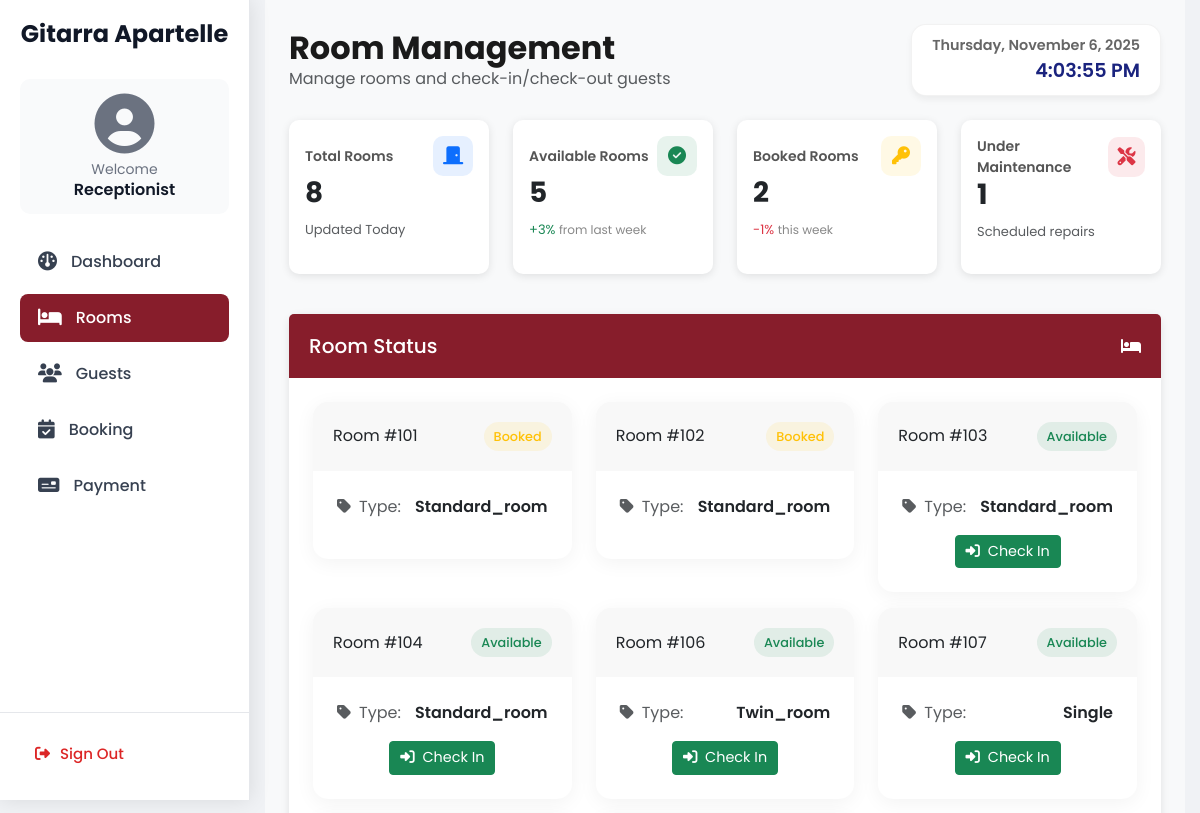
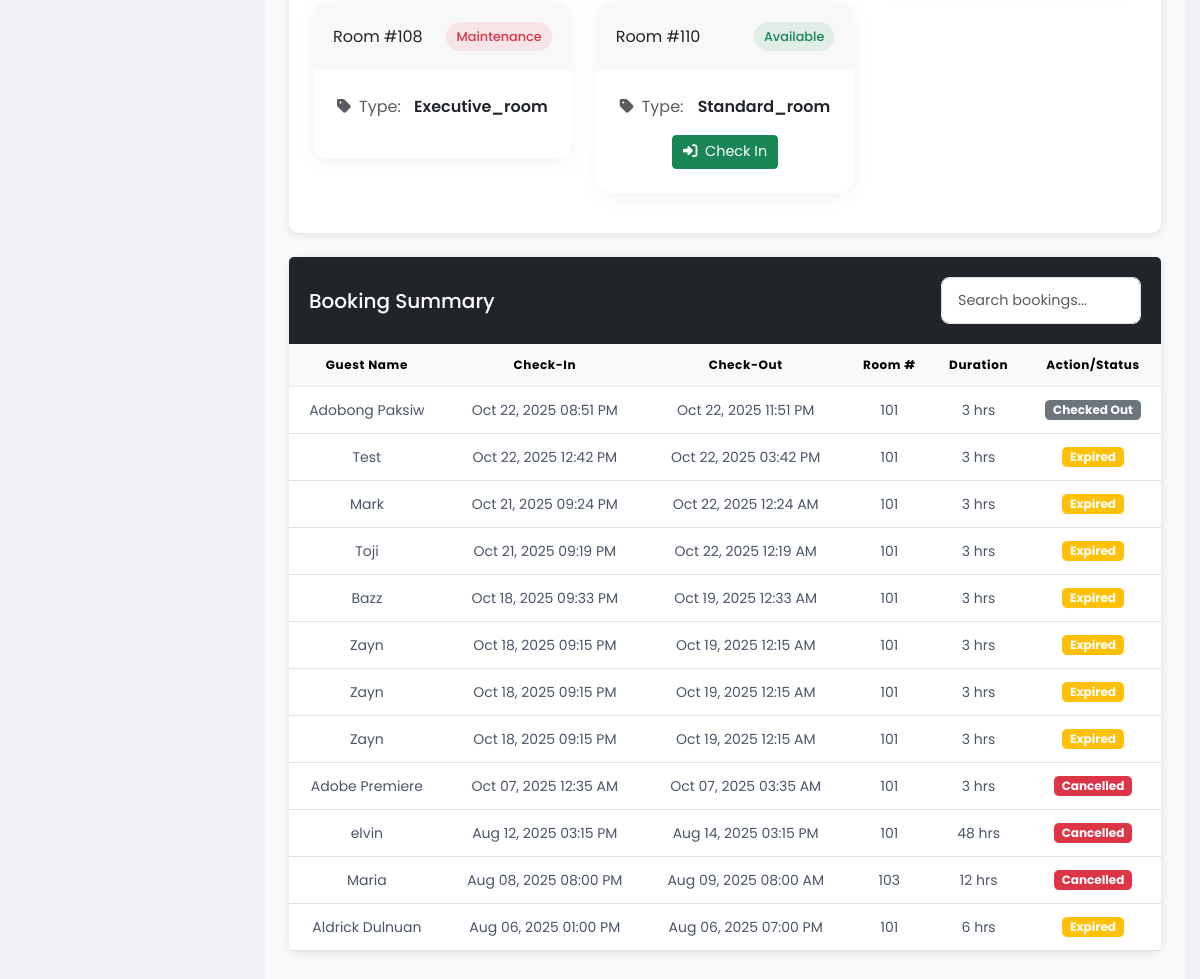
The app's page /receptionist-room.php, older data (2 pictures, top to bottom).
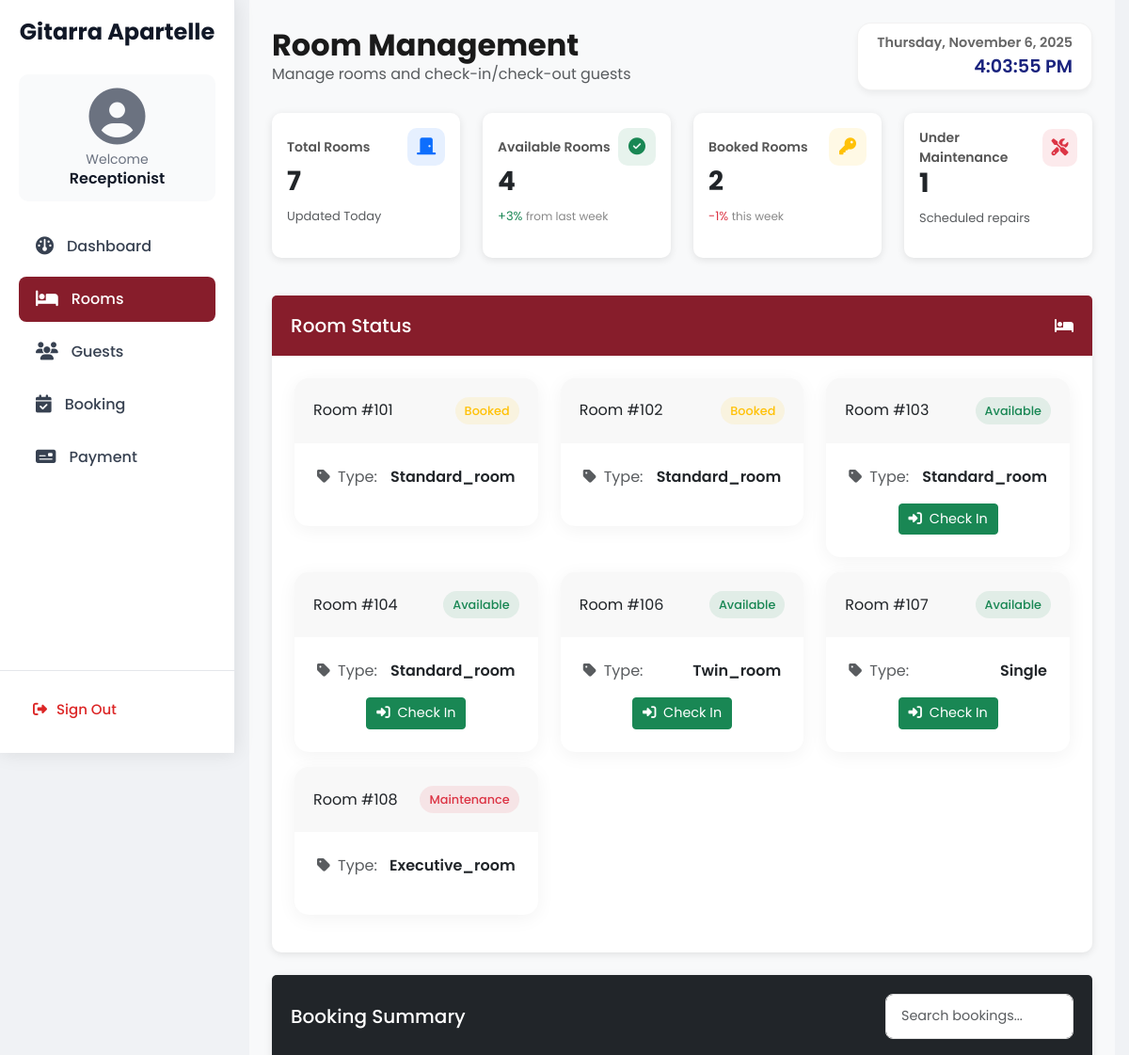
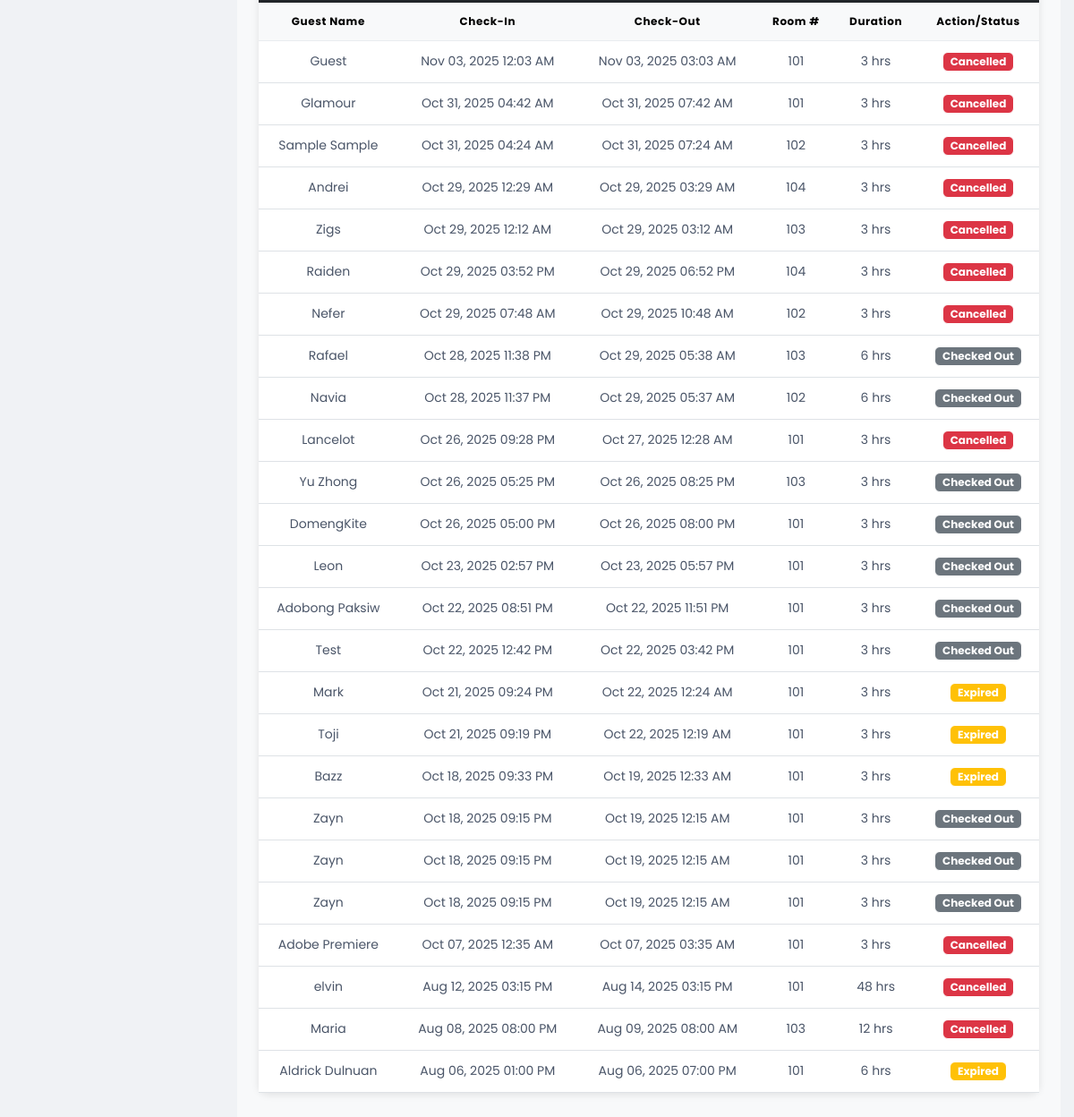
The same page, newer data (2 pictures, top to bottom).
### tables this page shows
CREATE TABLE `rooms` (
  `id` int NOT NULL,
  `room_number` int NOT NULL,
  `room_type` enum('single','twin_room','standard_room','studio','suite','queen_room','executive_room','suites','accessible_room','hollywood_twin_room','king_room','studio_hotel_rooms','villa','double_hotel_rooms','honeymoon_suite','penthouse_suite','single_hotel_rooms','adjoining_room','presidential_suite','connecting_rooms','quad_room','deluxe_room','double_room','triple_room') NOT NULL,
  `status` enum('available','booked','occupied','maintenance') NOT NULL DEFAULT 'available',
  `created_at` timestamp NULL DEFAULT CURRENT_TIMESTAMP,
  `updated_at` timestamp NULL DEFAULT CURRENT_TIMESTAMP ON UPDATE CURRENT_TIMESTAMP,
  `price_3hrs` decimal(10,2) NOT NULL DEFAULT '0.00',
  `price_6hrs` decimal(10,2) NOT NULL DEFAULT '0.00',
  `price_12hrs` decimal(10,2) NOT NULL DEFAULT '0.00',
  `price_24hrs` decimal(10,2) NOT NULL DEFAULT '0.00',
  `price_ot` decimal(10,2) NOT NULL DEFAULT '0.00',
  `is_archived` tinyint(1) DEFAULT '0',
  `archived_at` datetime DEFAULT NULL
);

CREATE TABLE `bookings` (
  `id` int NOT NULL,
  `guest_name` varchar(100) DEFAULT NULL,
  `email` varchar(255) DEFAULT NULL,
  `address` text,
  `telephone` varchar(20) DEFAULT NULL,
  `age` int DEFAULT NULL,
  `num_people` int DEFAULT NULL,
  `room_number` varchar(10) DEFAULT NULL,
  `duration` varchar(10) DEFAULT NULL,
  `payment_mode` varchar(10) DEFAULT NULL,
  `reference_number` varchar(50) DEFAULT NULL,
  `booking_token` varchar(20) DEFAULT NULL,
  `amount_paid` double DEFAULT NULL,
  `total_price` double DEFAULT NULL,
  `change_amount` double DEFAULT NULL,
  `start_date` datetime DEFAULT NULL,
  `end_date` datetime DEFAULT NULL,
  `status` varchar(20) NOT NULL DEFAULT 'upcoming',
  `created_at` timestamp NULL DEFAULT CURRENT_TIMESTAMP,
  `cancellation_reason` text,
  `cancelled_by` int DEFAULT NULL,
  `cancelled_at` datetime DEFAULT NULL
);

### receptionist-room.php (the view, shortened to what the rows shown need)
<?php
require_once 'database.php';
$conn->query("
    UPDATE rooms r
    LEFT JOIN (
        SELECT room_number, check_out_date, status
        FROM (
            SELECT room_number, check_out_date, status,
                   ROW_NUMBER() OVER (
                       PARTITION BY room_number
                       ORDER BY
                           CASE
                               WHEN status = 'checked_in' AND check_in_date <= NOW() AND check_out_date > NOW() THEN 1
                               WHEN status = 'scheduled' AND check_in_date <= NOW() AND check_out_date > NOW() THEN 2
                               ELSE 3
                           END,
                           check_in_date ASC
                   ) as rn
            FROM checkins
            WHERE status IN ('checked_in', 'scheduled')
              AND check_in_date <= NOW()
              AND check_out_date > NOW()
        ) ranked
        WHERE rn = 1
    ) c ON r.room_number = c.room_number
    SET r.status = CASE
        WHEN c.status = 'checked_in' THEN 'booked'
        WHEN c.status = 'scheduled' THEN 'booked'
        ELSE 'available'
    END
    WHERE r.status != 'maintenance'
");
$conn->query("
    UPDATE checkins
    SET status = 'checked_out'
    WHERE status IN ('checked_in', 'scheduled')
      AND check_out_date <= NOW()
      AND id NOT IN (
          SELECT id FROM (
              SELECT MIN(id) as id
              FROM checkins
              WHERE status = 'scheduled'
                AND check_in_date > NOW()
              GROUP BY room_number, guest_name
          ) future_bookings
      )
");
$expiredRooms = $conn->query("
    SELECT r.room_number
    FROM rooms r
    LEFT JOIN (
        SELECT room_number
        FROM checkins
        WHERE status IN ('checked_in', 'scheduled')
          AND check_in_date <= NOW()
          AND check_out_date > NOW()
        GROUP BY room_number
    ) c ON r.room_number = c.room_number
    WHERE r.status = 'booked'
      AND c.room_number IS NULL
");
while ($room = $expiredRooms->fetch_assoc()) {
    $room_number = (int)$room['room_number'];
    $conn->query("UPDATE rooms SET status = 'available' WHERE room_number = $room_number");
}
$allRoomsQuery = "
    SELECT r.room_number, r.room_type, r.status,
        c.check_out_date,
        c.checkin_status,
        c.guest_name,
        c.checkin_id,
        c.stay_duration,
        c.last_modified
    FROM rooms r
    LEFT JOIN (
        SELECT
            id as checkin_id,
            room_number,
            check_out_date,
            status as checkin_status,
            guest_name,
            stay_duration,
            last_modified,
            ROW_NUMBER() OVER (
                PARTITION BY room_number
                ORDER BY
                    CASE
                        WHEN status = 'checked_in' AND check_in_date <= NOW() AND check_out_date > NOW() THEN 1
                        WHEN status = 'scheduled' AND check_in_date <= NOW() AND check_out_date > NOW() THEN 2
                        ELSE 3
                    END,
                    last_modified DESC,  -- ✅ FIX: Prioritize most recently modified booking
                    check_in_date ASC
            ) as rn
        FROM checkins
        WHERE status IN ('checked_in', 'scheduled')
          AND check_in_date <= NOW()
          AND check_out_date > NOW()
    ) c ON r.room_number = c.room_number AND c.rn = 1
    ORDER BY r.room_number ASC
";
$resultRooms = $conn->query($allRoomsQuery);
?>
<!DOCTYPE html>
<html lang="en">
<head>
    <link href="https://cdn.jsdelivr.net/npm/bootstrap@5.3.0/dist/css/bootstrap.min.css" rel="stylesheet">
    <link rel="stylesheet" href="https://cdnjs.cloudflare.com/ajax/libs/font-awesome/6.4.2/css/all.min.css">
    <link href="https://cdn.datatables.net/1.11.5/css/dataTables.bootstrap5.min.css" rel="stylesheet">
    <link href="style.css" rel="stylesheet">
</head>
<body>
<div class="content p-4">
    <div class="d-flex justify-content-between align-items-center mb-4">
        <div>
            <h2 class="fw-bold mb-0">Room Management</h2>
        </div>
    </div>
    <div class="card mb-4">
        <div class="card-body">
            <div class="row">
                <?php while ($room = $resultRooms->fetch_assoc()):
    $hasActiveCheckin = !empty($room['check_out_date']) && !empty($room['checkin_status']);
?>
                    <div class="col-md-4 mb-3">
                        <div class="card room-card <?= $room['status'] ?>"
                            onclick="cardClicked(event, <?= $room['room_number']; ?>, '<?= $room['status'] ?>')">
                            <div class="card-header d-flex justify-content-between align-items-center">
                                <div class="d-flex flex-column">
                                    <span>Room #<?= htmlspecialchars($room['room_number']); ?></span>
                                </div>
                                <span class="status-badge status-<?= $room['status'] ?>"><?= ucfirst($room['status']) ?></span>
                            </div>
                            <div class="card-body">
                                <div class="d-flex justify-content-between align-items-center mb-3">
                                    <span class="text-muted"><i class="fas fa-tag me-2"></i>Type:</span>
                                    <span class="fw-semibold"><?= ucfirst($room['room_type']) ?></span>
                                </div>
                                <?php if ($hasActiveCheckin): ?>
                                    <div class="d-flex justify-content-between align-items-center mb-3">
                                        <span class="text-muted"><i class="fas fa-clock me-2"></i>Time Left:</span>
                                        <span class="countdown-timer" data-room="<?= $room['room_number']; ?>" data-checkout="<?= $room['check_out_date']; ?>">Loading...</span>
                                    </div>
                                    <div class="d-flex justify-content-between mt-3">
                                        <form method="POST" action="receptionist-room.php" class="d-inline extend-form">
                                        <input type="hidden" name="room_number" value="<?= $room['room_number']; ?>">
                                        <input type="hidden" name="extend" value="1">
                                        <button type="submit" class="btn btn-sm btn-warning">
                                            <i class="fas fa-clock me-1"></i> Extend
                                        </button>
                                        </form>
                                        <form method="POST" action="receptionist-room.php" class="d-inline checkout-form">
                                        <input type="hidden" name="room_number" value="<?= $room['room_number']; ?>">
                                        <input type="hidden" name="checkout" value="1">
                                        <button type="submit" class="btn btn-sm btn-danger">
                                            <i class="fas fa-sign-out-alt me-1"></i> Check Out
                                        </button>
                                        </form>
                                    </div>
                                <?php elseif ($room['status'] === 'available'): ?>
                                    <div class="d-flex justify-content-center mt-3">
                                        <a href="check-in.php?room_number=<?= $room['room_number']; ?>" class="btn btn-sm btn-success">
                                            <i class="fas fa-sign-in-alt me-1"></i> Check In
                                        </a>
                                    </div>
                                <?php endif; ?>
                            </div>
                        </div>
                    </div>
                <?php endwhile; ?>
            </div>
        </div>
    </div>
<div class="card mb-4">
    <div class="card-body p-0">
        <div class="table-responsive">
            <table id="bookingSummaryTable" class="table table-hover mb-0">
                <thead class="table-light">
                    <tr>
                        <th>Guest Name</th>
                        <th>Check-In</th>
                        <th>Check-Out</th>
                        <th>Room #</th>
                        <th>Duration</th>
                        <th>Action/Status</th>
                    </tr>
                </thead>
<tbody>
<?php
    $summary_result = $conn->query("
        SELECT
            b.guest_name,
            b.start_date,
            b.end_date,
            b.room_number,
            b.duration,
            b.num_people,
            b.status,
            b.created_at,
            r.status AS room_status,
            CASE
                WHEN b.status NOT IN ('cancelled','completed')
                     AND r.status = 'available' THEN 0 -- highest priority (for check-in)
                ELSE 1
            END AS checkin_priority
        FROM bookings b
        LEFT JOIN rooms r ON b.room_number = r.room_number
        ORDER BY
            checkin_priority ASC,  -- show 'Check In' first
            b.created_at DESC       -- then latest to oldest
    ");
    if ($summary_result->num_rows > 0):
        while ($booking = $summary_result->fetch_assoc()):
            $room_number = (int)$booking['room_number'];
            $guest_name = $booking['guest_name'];
            $booking_status = $booking['status'];
            $now = new DateTime('now', new DateTimeZone('Asia/Manila'));
            $booking_end_dt = new DateTime($booking['end_date'], new DateTimeZone('Asia/Manila'));
            $created_dt = new DateTime($booking['created_at'], new DateTimeZone('Asia/Manila'));
            $booking_finished = $now >= $booking_end_dt;
            $is_cancelled = ($booking_status === 'cancelled');
            $is_expired = false;
            $already_checked_in = false;
            $occupied_by_other = false;
            $checked_out_for_booking = false;
            if (!$is_cancelled) {
                if (!$already_checked_in) {
                    $coStmt = $conn->prepare("
                        SELECT id
                        FROM checkins
                        WHERE room_number = ?
                          AND guest_name = ?
                          AND check_out_date <= NOW()
                        ORDER BY check_out_date DESC
                        LIMIT 1
                    ");
                    $coStmt->bind_param("is", $room_number, $guest_name);
                    $coStmt->execute();
                    $coRes = $coStmt->get_result();
                    if ($coRes && $coRes->num_rows > 0) {
                        $checked_out_for_booking = true;
                    }
                }
            }
            if (!$already_checked_in && !$checked_out_for_booking && !$is_cancelled && $now > $booking_end_dt) {
                $is_expired = true;
            }
            $hours_since_created = ($now->getTimestamp() - $created_dt->getTimestamp()) / 3600;
            $is_new = ($hours_since_created <= 24 && !$is_cancelled && !$is_expired);
            $row_class = $is_new ? 'new-booking-row' : '';
?>
<tr class="<?= $row_class ?>">
    <td class="align-middle">
        <?= htmlspecialchars($guest_name) ?>
    </td>
    <td class="align-middle">
        <?= date("M d, Y h:i A", strtotime($booking['start_date'])) ?>
    </td>
    <td class="align-middle"><?= date("M d, Y h:i A", strtotime($booking['end_date'])) ?></td>
    <td class="align-middle"><?= $booking['room_number'] ?></td>
    <td class="align-middle"><?= $booking['duration'] ?> hrs</td>
    <td class="align-middle">
        <?php if ($is_cancelled): ?>
            <span class="badge bg-danger">Cancelled</span>
        <?php elseif ($is_expired): ?>
            <span class="badge bg-warning">Expired</span>
        <?php elseif ($already_checked_in): ?>
            <span class="badge bg-success">In Use</span>
        <?php elseif ($checked_out_for_booking || $booking_finished): ?>
            <span class="badge bg-secondary">Checked Out</span>
        <?php elseif ($occupied_by_other): ?>
            <span class="badge bg-warning text-dark">Room Unavailable</span>
        <?php endif; ?>
    </td>
</tr>
<?php
        endwhile;
    else:
?>
    <tr><td colspan="6" class="text-center py-4 text-muted">No bookings found.</td></tr>
<?php endif; ?>
</tbody>
            </table>
        </div>
    </div>
</div>
</div>
</body>
</html>

Row changes from the older to the newer data that the page shows:
removed rooms: room_number "110", status "Available", room_type "Standard_room"
added bookings: guest_name "Guest", start_date "Nov 03, 2025 12:03 AM", end_date "Nov 03, 2025 03:03 AM", room_number "101", duration "3", status "Cancelled"
added bookings: guest_name "Glamour", start_date "Oct 31, 2025 04:42 AM", end_date "Oct 31, 2025 07:42 AM", room_number "101", duration "3", status "Cancelled"
added bookings: guest_name "Sample Sample", start_date "Oct 31, 2025 04:24 AM", end_date "Oct 31, 2025 07:24 AM", room_number "102", duration "3", status "Cancelled"
added bookings: guest_name "Andrei", start_date "Oct 29, 2025 12:29 AM", end_date "Oct 29, 2025 03:29 AM", room_number "104", duration "3", status "Cancelled"
added bookings: guest_name "Zigs", start_date "Oct 29, 2025 12:12 AM", end_date "Oct 29, 2025 03:12 AM", room_number "103", duration "3", status "Cancelled"
added bookings: guest_name "Raiden", start_date "Oct 29, 2025 03:52 PM", end_date "Oct 29, 2025 06:52 PM", room_number "104", duration "3", status "Cancelled"
added bookings: guest_name "Nefer", start_date "Oct 29, 2025 07:48 AM", end_date "Oct 29, 2025 10:48 AM", room_number "102", duration "3", status "Cancelled"
added bookings: guest_name "Rafael", start_date "Oct 28, 2025 11:38 PM", end_date "Oct 29, 2025 05:38 AM", room_number "103", duration "6", status "Checked Out"
added bookings: guest_name "Navia", start_date "Oct 28, 2025 11:37 PM", end_date "Oct 29, 2025 05:37 AM", room_number "102", duration "6", status "Checked Out"
added bookings: guest_name "Lancelot", start_date "Oct 26, 2025 09:28 PM", end_date "Oct 27, 2025 12:28 AM", room_number "101", duration "3", status "Cancelled"
added bookings: guest_name "Yu Zhong", start_date "Oct 26, 2025 05:25 PM", end_date "Oct 26, 2025 08:25 PM", room_number "103", duration "3", status "Checked Out"
added bookings: guest_name "DomengKite", start_date "Oct 26, 2025 05:00 PM", end_date "Oct 26, 2025 08:00 PM", room_number "101", duration "3", status "Checked Out"
added bookings: guest_name "Leon", start_date "Oct 23, 2025 02:57 PM", end_date "Oct 23, 2025 05:57 PM", room_number "101", duration "3", status "Checked Out"
computed for bookings "Test": text "Expired" → "Checked Out"
computed for bookings (number 19 of 25 on the later page): text "Expired" → "Checked Out"
computed for bookings (number 20 of 25 on the later page): text "Expired" → "Checked Out"
computed for bookings (number 21 of 25 on the later page): text "Expired" → "Checked Out"
Text that changed along with them:
$totalRooms: "8" → "7"
$availableRooms: "5" → "4"
